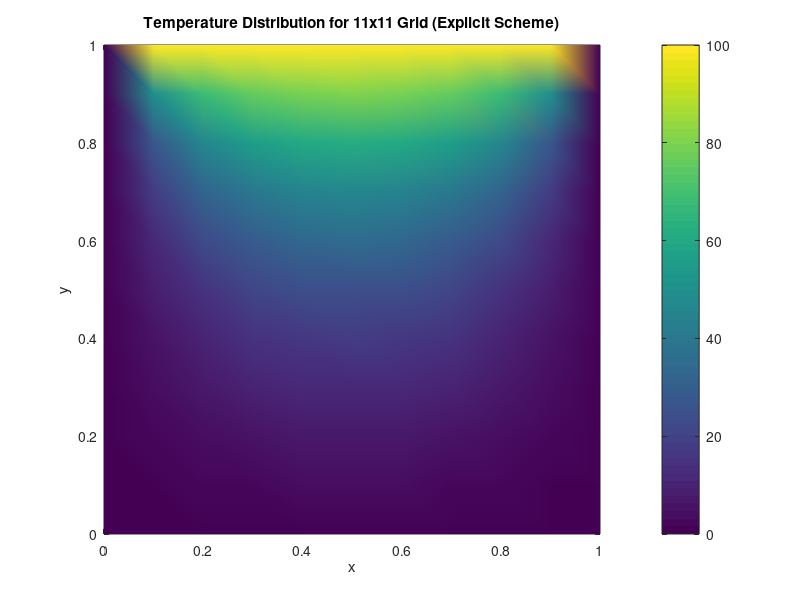
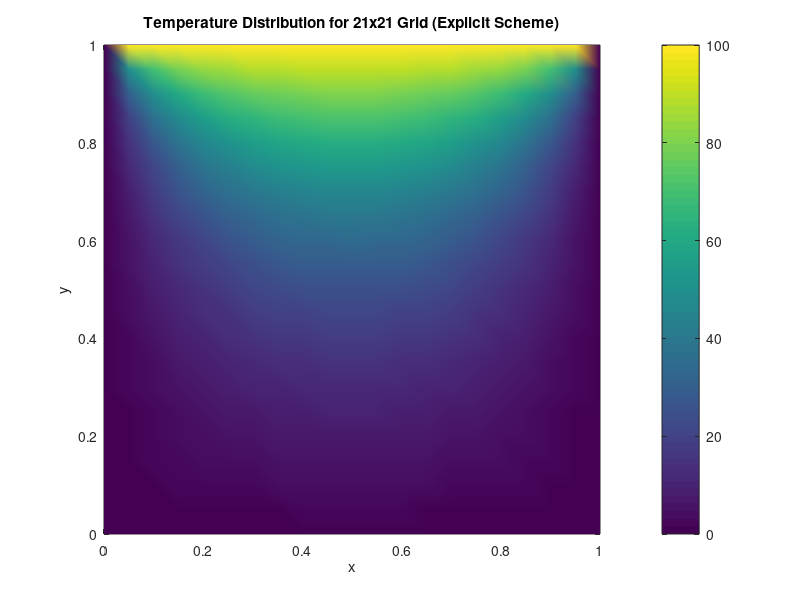

These charts were generated, in order, by the following MATLAB code:
% Explicit Scheme 2D Heat Equation

clear;
clc;

% General input
TOL = 1e-6;      % Tolerance for convergence
temp = 100;      % Temperature boundary condition

% THIS SECTION CALCULATES TEMPs FOR N=11
n = 11;  % grid size
x = linspace(0, 1, n);
dx = x(2) - x(1);
y = x;
dy = dx;

T11 = zeros(n);
T11(1, 1:n) = 0;    % BOTTOM
T11(n, 1:n) = temp; % TOP
T11(1:n, 1) = 0;    % LEFT
T11(1:n, n) = 0;    % RIGHT

dt = dx^2 / 4;  % Time step
error = 1;  % Initial error
k = 0;  % Iteration counter

while error > TOL
    k = k + 1;
    Told = T11;
    for i = 2:n-1
        for j = 2:n-1
            T11(i, j) = dt * ((Told(i+1, j) - 2*Told(i, j) + Told(i-1, j)) / dx^2 ...
                            + (Told(i, j+1) - 2*Told(i, j) + Told(i, j-1)) / dy^2) ...
                            + Told(i, j);
        end
    end
    error = max(max(abs(Told - T11)));
end

figure;
pcolor(x, y, T11), shading interp, xlabel('x'), ylabel('y'), colorbar;
title('Temperature Distribution for 11x11 Grid (Explicit Scheme)');

% THIS SECTION CALCULATES TEMPs FOR N=21
n = 21;  % grid size
x = linspace(0, 1, n);
dx = x(2) - x(1);
y = x;
dy = dx;

T21 = zeros(n);
T21(1, 1:n) = 0;    % BOTTOM
T21(n, 1:n) = temp; % TOP
T21(1:n, 1) = 0;    % LEFT
T21(1:n, n) = 0;    % RIGHT

dt = dx^2 / 4;  % Time step
error = 1;  % Initial error
k = 0;  % Iteration counter

while error > TOL
    k = k + 1;
    Told = T21;
    for i = 2:n-1
        for j = 2:n-1
            T21(i, j) = dt * ((Told(i+1, j) - 2*Told(i, j) + Told(i-1, j)) / dx^2 ...
                            + (Told(i, j+1) - 2*Told(i, j) + Told(i, j-1)) / dy^2) ...
                            + Told(i, j);
        end
    end
    error = max(max(abs(Told - T21)));
end

figure;
pcolor(x, y, T21), shading interp, xlabel('x'), ylabel('y'), colorbar;
title('Temperature Distribution for 21x21 Grid (Explicit Scheme)');
